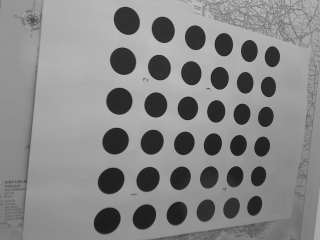
#> input picture Computer Vision_Practice/data/circlesgrid.png, 320 x 240 px, found by its file name
$ jupyter execute lecture9_practice.ipynb
#> lines starting #> are read from the running program, lines starting #| are printed output that depends on the picture; pictures that were not available may be replaced by others from this repository, and a replacement may not be noted
[cell 1]
import cv2
import numpy as np
import matplotlib.pyplot as plt

img = cv2.imread('./circlesgrid.png', cv2.IMREAD_COLOR)
#> img is the input picture: shape (240, 320, 3); min 26, max 190, mean 135.7
show_img = np.copy(img)

def imshow(title, *images):
    n = len(images)
    plt.figure(figsize=(5 * n, 5))
    plt.suptitle(title)
    for i, im in enumerate(images):
        plt.subplot(1, n, i + 1)
        plt.axis('off')
        plt.imshow(cv2.cvtColor(im, cv2.COLOR_BGR2RGB))
    plt.tight_layout()
    plt.show()

# 어파인 변환 (점 3개 직접 지정)
src_pts = np.array([[100, 400], [100, 50], [400, 50]], dtype=np.float32)
dst_pts = np.array([[0, 249], [0, 0], [248, 0]], dtype=np.float32)

affine_m = cv2.getAffineTransform(src_pts, dst_pts)
unwarped_img = cv2.warpAffine(img, affine_m, (320, 240))
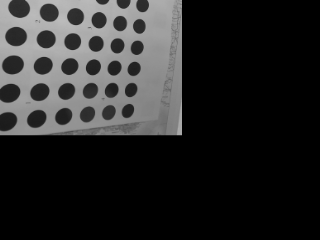
#> unwarped_img: shape (240, 320, 3); min 0, max 187, mean 39.2
imshow('Affine Transform', show_img, unwarped_img)
#> in imshow, `plt.show()`:
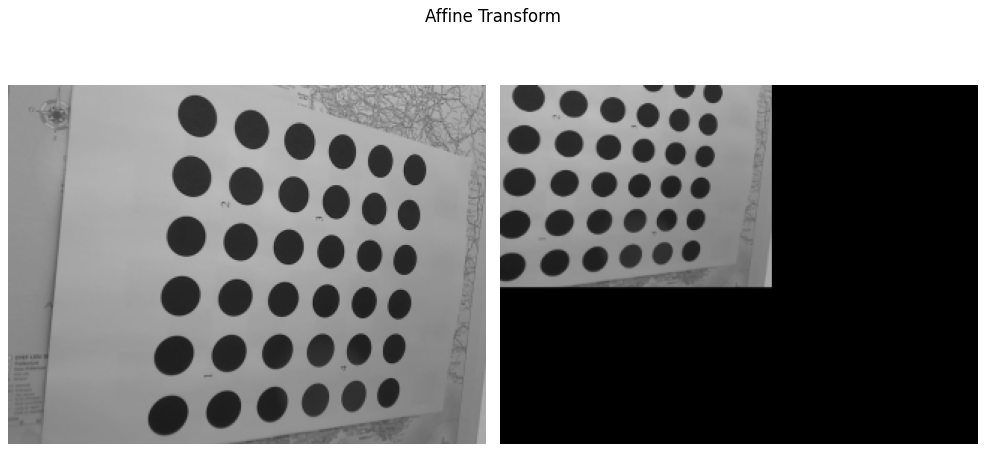
#> figure drawn by matplotlib, 2 panels

inv_affine = cv2.invertAffineTransform(affine_m)
#> inv_affine = [[1.21, 3.12e-17, 100], [3.02e-17, 1.41, 50]]
warped_img = cv2.warpAffine(unwarped_img, inv_affine, (320, 240))
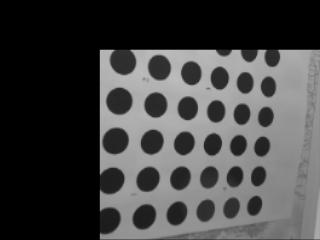
#> warped_img: shape (240, 320, 3); min 0, max 187, mean 66.6
imshow('Inverse Affine', show_img, unwarped_img, warped_img)
#> call 2 of imshow, with title = 'Inverse Affine'
#> in imshow (call 2), `plt.show()`:
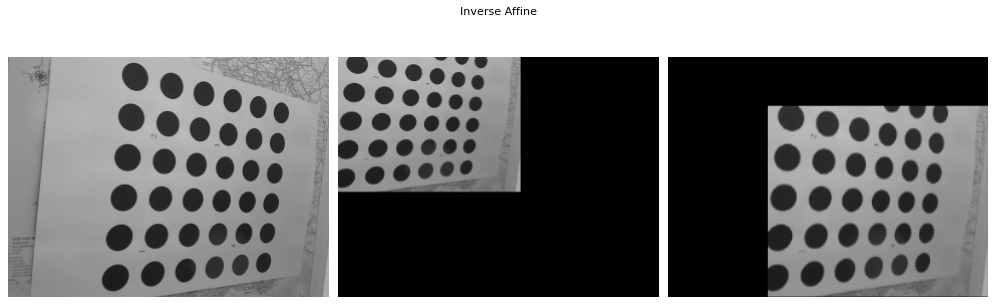
#> figure drawn by matplotlib, 3 panels

rotation_mat = cv2.getRotationMatrix2D((src_pts[0][0], 0), 1, 1.0)
#> rotation_mat = [[1, 0.0175, 0.0152], [-0.0175, 1, 1.75]]
rotated_img = cv2.warpAffine(img, rotation_mat, (320, 240))
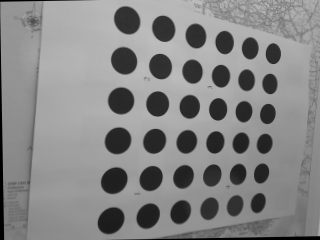
#> rotated_img: shape (240, 320, 3); min 0, max 189, mean 133.7
imshow('Rotation', show_img, rotated_img)

# 원근 변환 (점 4개 직접 지정)
src_pts4 = np.array([[100, 400], [100, 50], [400, 50], [400, 400]], dtype=np.float32)
dst_pts4 = np.array([[0, 249], [0, 0], [248, 0], [248, 249]], dtype=np.float32)

perspective_m = cv2.getPerspectiveTransform(src_pts4, dst_pts4)
#> perspective_m = [[0.827, -1.77e-17, -82.67], [-1.78e-17, 0.711, -35.57], [1.2e-35, -8.19e-20, 1]]
unwarped_img2 = cv2.warpPerspective(img, perspective_m, (248, 248))
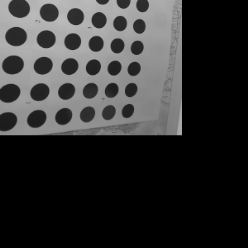
#> unwarped_img2: shape (248, 248, 3); min 0, max 187, mean 48.9
imshow('Perspective Transform', show_img, unwarped_img2)

[cell 2]
import math
import cv2
import numpy as np
import matplotlib.pyplot as plt

img = cv2.imread('./circlesgrid.png')

xmap = np.zeros((img.shape[0], img.shape[1]), np.float32)
ymap = np.zeros((img.shape[0], img.shape[1]), np.float32)
for y in range(img.shape[0]):
    for x in range(img.shape[1]):
        xmap[y, x] = x + 30 * math.cos(20 * x / img.shape[0])
        ymap[y, x] = y + 30 * math.sin(20 * y / img.shape[1])
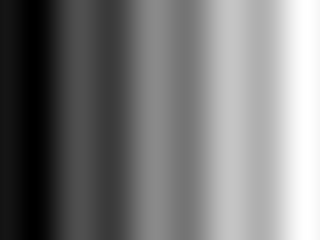
#> xmap: shape (240, 320) float32; min 5.27, max 334, mean 160.7; drawn with min black and max white
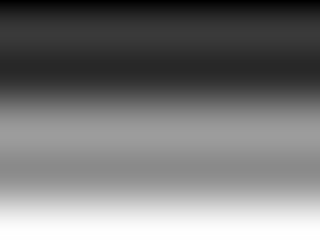
#> ymap: shape (240, 320) float32; min 0, max 260.6, mean 123; drawn with min black and max white

remapped_img = cv2.remap(img, xmap, ymap, cv2.INTER_LINEAR, None, cv2.BORDER_REPLICATE)

plt.figure(figsize=(10, 5))
plt.subplot(1, 2, 1)
plt.title('Original')
plt.axis('off')
plt.imshow(img[:, :, [2, 1, 0]])
plt.subplot(1, 2, 2)
plt.title('Remapped')
plt.axis('off')
plt.imshow(remapped_img[:, :, [2, 1, 0]])
plt.tight_layout()
plt.show()

[cell 3]
import cv2
import numpy as np
import matplotlib.pyplot as plt

video = cv2.VideoCapture('./traffic.mp4')
prev_pts = None
prev_gray_frame = None
tracks = None

display_frames = []

while True:
    retval, frame = video.read()
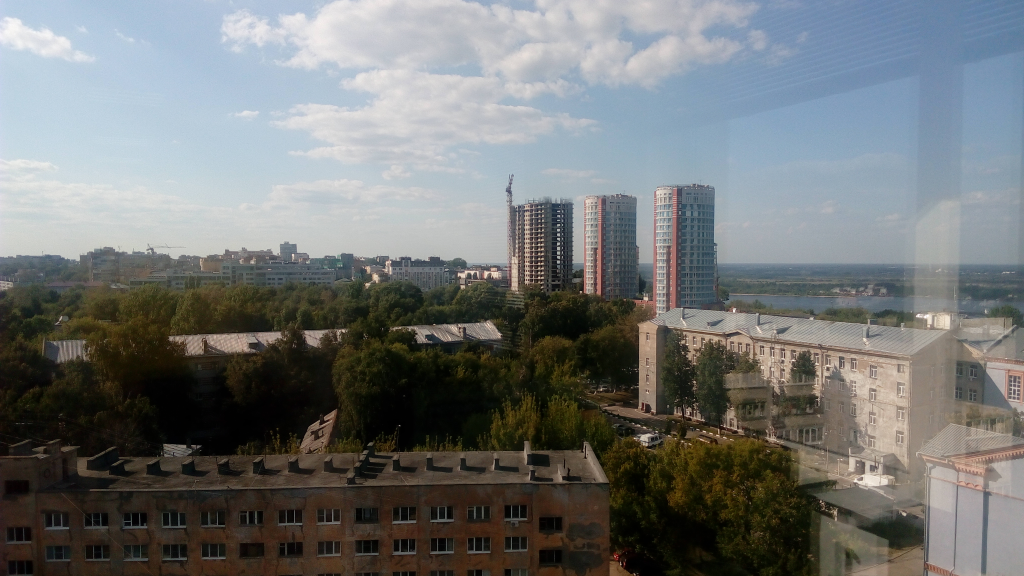
#> input picture Computer Vision_Practice/data/0.jpg, 4096 x 2304 px, given in place of traffic.mp4, which was not available (shown at 1/4 size)
#> frame is the input picture: shape (2304, 4096, 3); mean B, G, R 116.1, 116.4, 113.8
    if not retval: break
    gray_frame = cv2.cvtColor(frame, cv2.COLOR_BGR2GRAY)
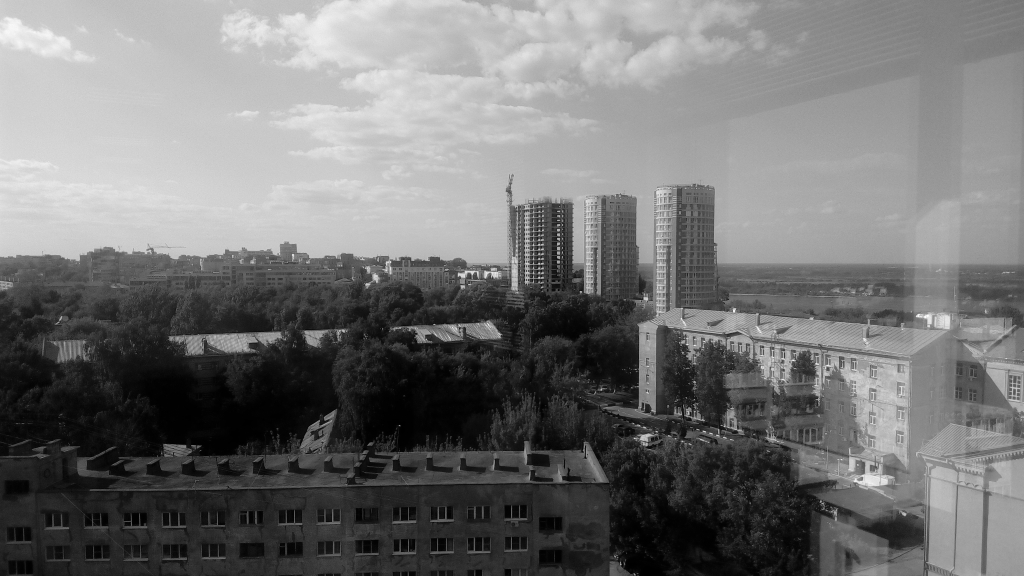
#> gray_frame: shape (2304, 4096) (shown at 1/4 size); min 0, max 254, mean 115.6

    if prev_pts is not None:
        pts, status, errors = cv2.calcOpticalFlowPyrLK(
            prev_gray_frame, gray_frame, prev_pts, None,
            winSize=(15, 15), maxLevel=5,
            criteria=(cv2.TERM_CRITERIA_EPS | cv2.TERM_CRITERIA_COUNT, 10, 0.03))
        good_pts = pts[status == 1]
        if tracks is None: tracks = good_pts
        else: tracks = np.vstack((tracks, good_pts))
        for p in tracks:
            cv2.circle(frame, (int(p[0]), int(p[1])), 3, (0, 255, 0), -1)
    else:
        pts = cv2.goodFeaturesToTrack(gray_frame, 500, 0.05, 10)
#> pts = 500 rows, first 8: [1707, 1355], [2228, 1101], [2987, 1988], [2136, 1116], [2250, 988], [1140, 1328], [731, 1364], [2469, 2222]
        pts = pts.reshape(-1, 1, 2)

    prev_pts = pts
#> prev_pts has the same summary as pts
    prev_gray_frame = gray_frame
    display_frames.append(cv2.cvtColor(frame, cv2.COLOR_BGR2RGB))

video.release()

# 균등 간격으로 6프레임 출력
indices = np.linspace(0, len(display_frames) - 1, 6, dtype=int)
plt.figure(figsize=(18, 6))
for i, idx in enumerate(indices):
    plt.subplot(2, 3, i + 1)
    plt.title(f'Frame {idx}')
    plt.axis('off')
    plt.imshow(display_frames[idx])
plt.tight_layout()
plt.show()
